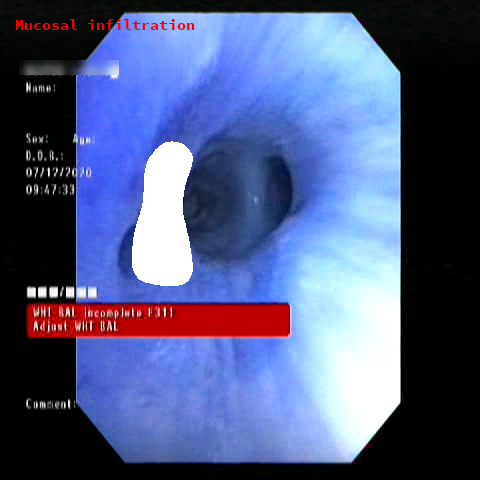
#> input picture example/nspq/data_annots/ef9fe565-4bcc-40a1-ba77-2049d8585412.png, 480 x 480 px, found by its file name
$ python test.py
#> lines starting #> are read from the running program, lines starting #| are printed output that depends on the picture; after the words box and inside, x2 and y2 are one past the last pixel; in counts of white or black regions, pixels touching at a corner belong together
import cv2
import numpy as np

# Load the black-and-white image
bw_image = cv2.imread('/usr/work/kafka/nspq/data_annots/ef9fe565-4bcc-40a1-ba77-2049d8585412.png', cv2.IMREAD_GRAYSCALE)
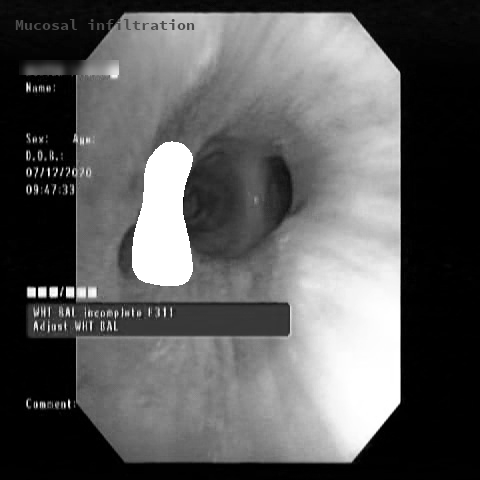
#> bw_image: shape (480, 480); min 0, max 255, mean 92

# Load the replacement image
rgb_image = cv2.imread('/usr/work/kafka/nspq/data_imgs/ef9fe565-4bcc-40a1-ba77-2049d8585412.png')
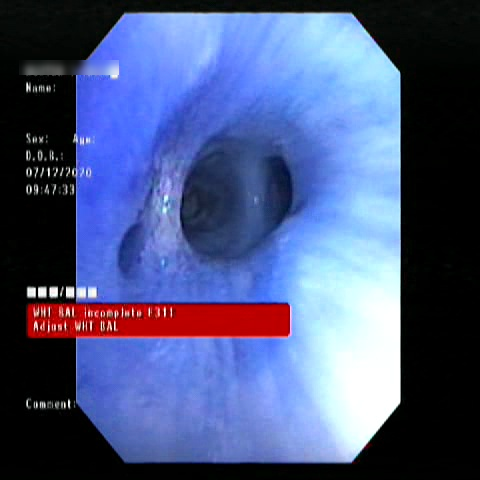
#> input picture example/nspq/data_imgs/ef9fe565-4bcc-40a1-ba77-2049d8585412.png, 480 x 480 px, found by its file name
#> rgb_image is the input picture: shape (480, 480, 3); mean B, G, R 130.6, 87, 74.6

if bw_image.shape != rgb_image.shape[:2]:
    raise ValueError("The black-and-white image and the RGB image must have the same dimensions")

# Create a mask from the black-and-white image where white is considered 255
mask = bw_image == 255
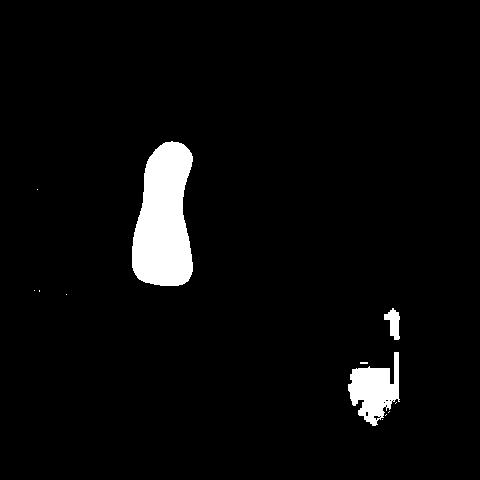
#> mask: shape (480, 480) bool; 4% white; 12 white regions (9 under 20 px), largest, box (x1, y1, x2, y2) and area: (132, 141, 193, 286) 6768, (348, 352, 400, 426) 2144, (384, 308, 400, 340) 299

# Create a new image to hold the result
result_image = rgb_image.copy()

# Overwrite the white parts in the black-and-white image onto the RGB image
result_image[mask] = (255, 255, 255)  # Overwrite with white color, or choose another color if needed
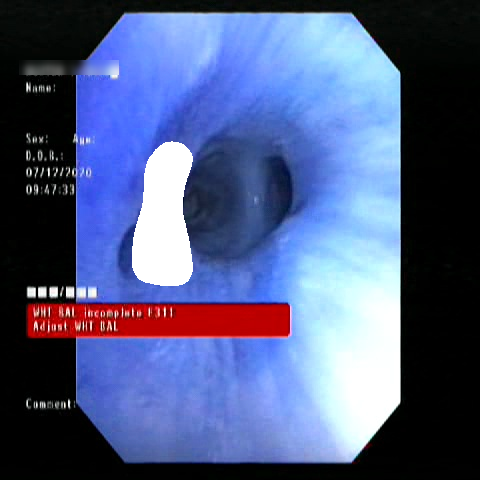
#> result_image: shape (480, 480, 3); 2.94% of pixels changed, all inside (x1, y1, x2, y2) = (132, 141, 193, 286)

# Save or display the result
cv2.imwrite('result_image.jpg', result_image)
